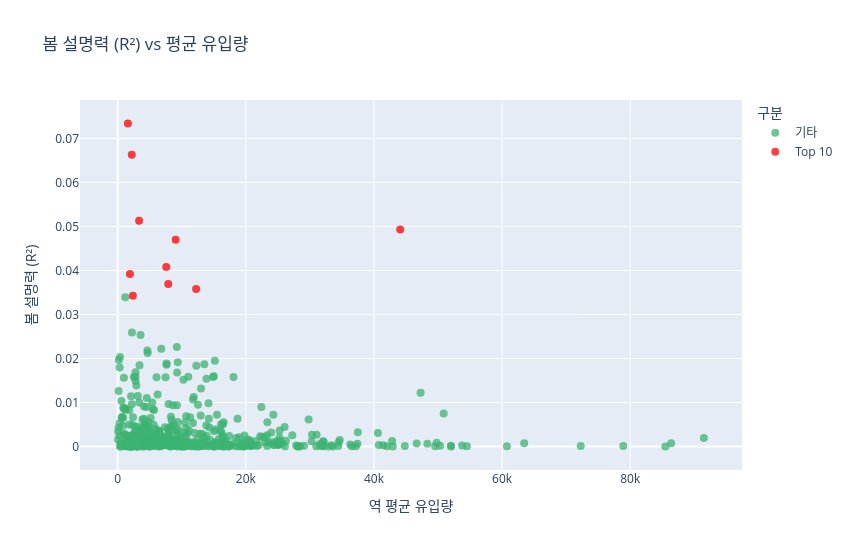
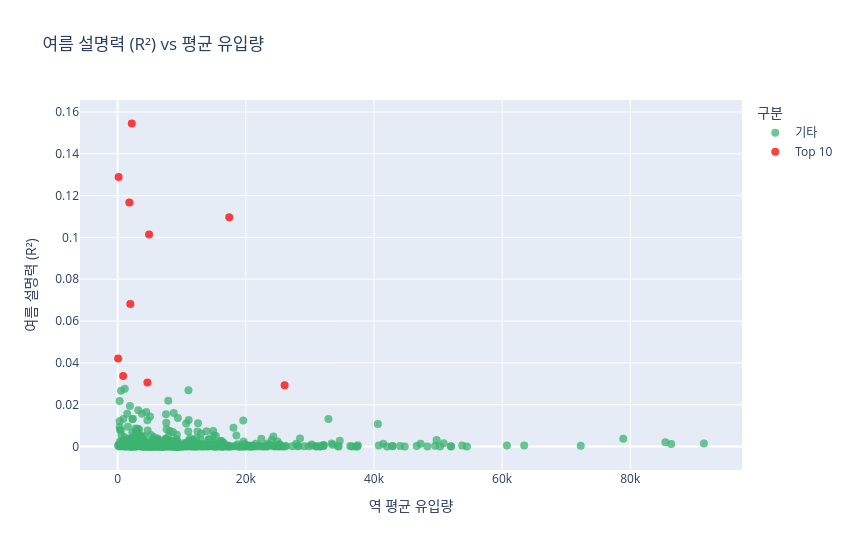
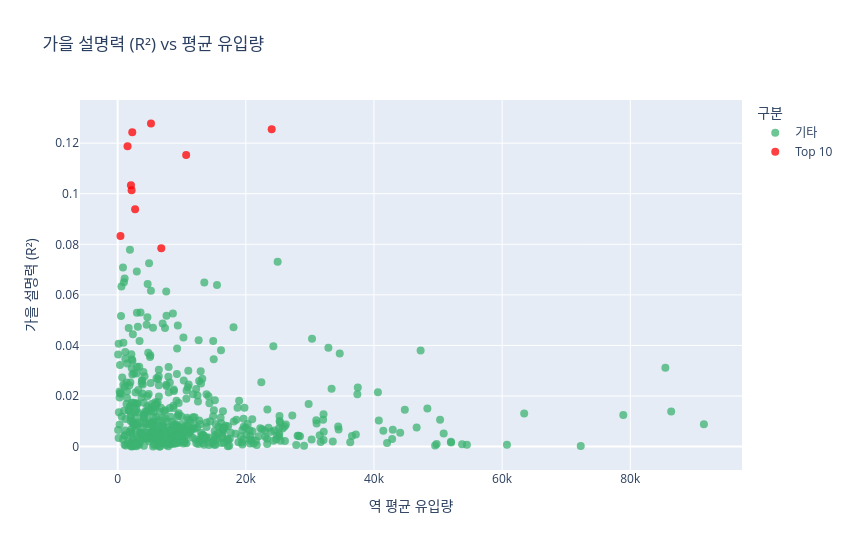
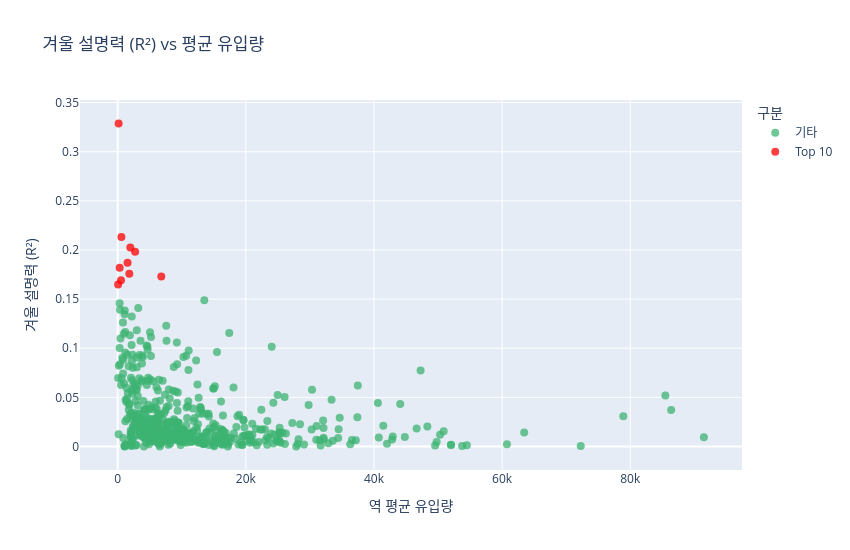

The notebook cell saved with these charts, in order:
### Markdown cell above
## 계절별로 각 역의 인구 유입량에 대한 설명력을 회귀 분석하고 산점도로 시각화

### Code cell
# 계절별로 각 역의 인구 유입량에 대한 설명력을 회귀 분석(R²)으로 계산하고 산점도로 시각화하는 코드

# 계절 리스트
seasons = ['봄', '여름', '가을', '겨울']

# 평균 유입량 (모든 계절 기준)
station_avg = df_filtered.groupby('역명')['인구유입량'].mean()

for season in seasons:
    results = []
    
    # 계절 더미 변수: 해당 계절이면 1, 아니면 0
    df_season = df_filtered.copy()
    df_season['계절더미'] = (df_season['계절'] == season).astype(int)
    
    stations = df_season['역명'].unique()
    
    for station in stations:
        sub = df_season[df_season['역명'] == station]
        
        if len(sub) < 30:
            continue
        
        X = sub[['계절더미']]
        y = sub['인구유입량']
        
        model = LinearRegression().fit(X, y)
        y_pred = model.predict(X)
        r2 = r2_score(y, y_pred)
        
        results.append({
            '역명': station,
            'R2': r2,
            '평균유입량': station_avg[station]
        })
    
    # DataFrame 생성
    r2_df = pd.DataFrame(results)

    # 상위 10개 역: True/False 마커 추가
    r2_df['Top10'] = r2_df['R2'].rank(ascending=False, method='min') <= 10

    # Plotly 산점도 시각화
    fig = px.scatter(
        r2_df,
        x='평균유입량',
        y='R2',
        hover_name='역명',
        color=r2_df['Top10'].map({True: 'Top 10', False: '기타'}),
        color_discrete_map={'Top 10': 'red', '기타': 'mediumseagreen'},
        title=f"{season} 설명력 (R²) vs 평균 유입량",
        labels={'평균유입량': '역 평균 유입량', 'R2': f'{season} 설명력 (R²)', 'color': '구분'},
        opacity=0.75
    )

    fig.update_traces(marker=dict(size=8))
    fig.update_layout(width=850, height=550)
    fig.show()

### Figure 1 — Plotly figure (JSON) as saved in the notebook; plotly's stock layout.template omitted (floating-point values rounded to 4 significant figures; data arrays with more than 128 entries replaced by an {"elided": "..."} marker saying what was removed)
{"data": [{"hovertemplate": "<b>%{hovertext}</b><br><br>구분=기타<br>역 평균 유입량=%{x}<br>봄 설명력 (R²)=%{y}<extra></extra>", "hovertext": {"elided": "511 str values"}, "legendgroup": "기타", "marker": {"color": "mediumseagreen", "opacity": 0.75, "size": 8, "symbol": "circle"}, "mode": "markers", "name": "기타", "orientation": "v", "showlegend": true, "type": "scatter", "x": {"elided": "511 float values"}, "xaxis": "x", "y": {"elided": "511 float values"}, "yaxis": "y"}, {"hovertemplate": "<b>%{hovertext}</b><br><br>구분=Top 10<br>역 평균 유입량=%{x}<br>봄 설명력 (R²)=%{y}<extra></extra>", "hovertext": ["가평", "노원", "두정", "서울숲", "수리산", "신창(순천향대)", "쌍용(나사렛대)", "응봉", "화서", "서울대벤처타운"], "legendgroup": "Top 10", "marker": {"color": "red", "opacity": 0.75, "size": 8, "symbol": "circle"}, "mode": "markers", "name": "Top 10", "orientation": "v", "showlegend": true, "type": "scatter", "x": [2204.0, 44090.0, 7579.0, 12250.0, 3348.0, 1915.0, 2369.0, 1596.0, 9053.0, 7896.0], "xaxis": "x", "y": [0.06626, 0.04932, 0.0408, 0.03577, 0.05128, 0.0392, 0.03426, 0.07339, 0.04695, 0.03694], "yaxis": "y"}], "layout": {"height": 550, "legend": {"title": {"text": "구분"}, "tracegroupgap": 0}, "title": {"text": "봄 설명력 (R²) vs 평균 유입량"}, "width": 850, "xaxis": {"anchor": "y", "domain": [0, 1], "title": {"text": "역 평균 유입량"}}, "yaxis": {"anchor": "x", "domain": [0, 1], "title": {"text": "봄 설명력 (R²)"}}}}

### Figure 2 — Plotly figure (JSON) as saved in the notebook; plotly's stock layout.template omitted (floating-point values rounded to 4 significant figures; data arrays with more than 128 entries replaced by an {"elided": "..."} marker saying what was removed)
{"data": [{"hovertemplate": "<b>%{hovertext}</b><br><br>구분=기타<br>역 평균 유입량=%{x}<br>여름 설명력 (R²)=%{y}<extra></extra>", "hovertext": {"elided": "511 str values"}, "legendgroup": "기타", "marker": {"color": "mediumseagreen", "opacity": 0.75, "size": 8, "symbol": "circle"}, "mode": "markers", "name": "기타", "orientation": "v", "showlegend": true, "type": "scatter", "x": {"elided": "511 float values"}, "xaxis": "x", "y": {"elided": "511 float values"}, "yaxis": "y"}, {"hovertemplate": "<b>%{hovertext}</b><br><br>구분=Top 10<br>역 평균 유입량=%{x}<br>여름 설명력 (R²)=%{y}<extra></extra>", "hovertext": ["가평", "김포공항", "대성리", "백양리", "양수", "인천공항2터미널", "종합운동장", "지평", "청평", "암사역사공원"], "legendgroup": "Top 10", "marker": {"color": "red", "opacity": 0.75, "size": 8, "symbol": "circle"}, "mode": "markers", "name": "Top 10", "orientation": "v", "showlegend": true, "type": "scatter", "x": [2204.0, 26050.0, 853.1, 148.7, 1976.0, 4646.0, 17410.0, 70.11, 1816.0, 4899.0], "xaxis": "x", "y": [0.1545, 0.02928, 0.03375, 0.129, 0.06815, 0.03056, 0.1097, 0.04214, 0.1168, 0.1014], "yaxis": "y"}], "layout": {"height": 550, "legend": {"title": {"text": "구분"}, "tracegroupgap": 0}, "title": {"text": "여름 설명력 (R²) vs 평균 유입량"}, "width": 850, "xaxis": {"anchor": "y", "domain": [0, 1], "title": {"text": "역 평균 유입량"}}, "yaxis": {"anchor": "x", "domain": [0, 1], "title": {"text": "여름 설명력 (R²)"}}}}

### Figure 3 — Plotly figure (JSON) as saved in the notebook; plotly's stock layout.template omitted (floating-point values rounded to 4 significant figures; data arrays with more than 128 entries replaced by an {"elided": "..."} marker saying what was removed)
{"data": [{"hovertemplate": "<b>%{hovertext}</b><br><br>구분=기타<br>역 평균 유입량=%{x}<br>가을 설명력 (R²)=%{y}<extra></extra>", "hovertext": {"elided": "511 str values"}, "legendgroup": "기타", "marker": {"color": "mediumseagreen", "opacity": 0.75, "size": 8, "symbol": "circle"}, "mode": "markers", "name": "기타", "orientation": "v", "showlegend": true, "type": "scatter", "x": {"elided": "511 float values"}, "xaxis": "x", "y": {"elided": "511 float values"}, "yaxis": "y"}, {"hovertemplate": "<b>%{hovertext}</b><br><br>구분=Top 10<br>역 평균 유입량=%{x}<br>가을 설명력 (R²)=%{y}<extra></extra>", "hovertext": ["경복궁(정부서울청사)", "곤지암", "김유정", "동대입구", "부발", "서빙고", "소래포구", "여주", "천안", "춘천"], "legendgroup": "Top 10", "marker": {"color": "red", "opacity": 0.75, "size": 8, "symbol": "circle"}, "mode": "markers", "name": "Top 10", "orientation": "v", "showlegend": true, "type": "scatter", "x": [24040.0, 2277.0, 437.6, 10690.0, 2176.0, 2076.0, 5200.0, 2724.0, 6807.0, 1540.0], "xaxis": "x", "y": [0.1255, 0.1243, 0.08328, 0.1153, 0.1013, 0.1033, 0.1278, 0.09386, 0.07842, 0.1188], "yaxis": "y"}], "layout": {"height": 550, "legend": {"title": {"text": "구분"}, "tracegroupgap": 0}, "title": {"text": "가을 설명력 (R²) vs 평균 유입량"}, "width": 850, "xaxis": {"anchor": "y", "domain": [0, 1], "title": {"text": "역 평균 유입량"}}, "yaxis": {"anchor": "x", "domain": [0, 1], "title": {"text": "가을 설명력 (R²)"}}}}

### Figure 4 — Plotly figure (JSON) as saved in the notebook; plotly's stock layout.template omitted (floating-point values rounded to 4 significant figures; data arrays with more than 128 entries replaced by an {"elided": "..."} marker saying what was removed)
{"data": [{"hovertemplate": "<b>%{hovertext}</b><br><br>구분=기타<br>역 평균 유입량=%{x}<br>겨울 설명력 (R²)=%{y}<extra></extra>", "hovertext": {"elided": "511 str values"}, "legendgroup": "기타", "marker": {"color": "mediumseagreen", "opacity": 0.75, "size": 8, "symbol": "circle"}, "mode": "markers", "name": "기타", "orientation": "v", "showlegend": true, "type": "scatter", "x": {"elided": "511 float values"}, "xaxis": "x", "y": {"elided": "511 float values"}, "yaxis": "y"}, {"hovertemplate": "<b>%{hovertext}</b><br><br>구분=Top 10<br>역 평균 유입량=%{x}<br>겨울 설명력 (R²)=%{y}<extra></extra>", "hovertext": ["강촌", "백양리", "상천", "아신", "양수", "여주", "지평", "천안", "청평", "춘천"], "legendgroup": "Top 10", "marker": {"color": "red", "opacity": 0.75, "size": 8, "symbol": "circle"}, "mode": "markers", "name": "Top 10", "orientation": "v", "showlegend": true, "type": "scatter", "x": [520.9, 148.7, 311.4, 584.2, 1976.0, 2724.0, 70.11, 6807.0, 1816.0, 1540.0], "xaxis": "x", "y": [0.1693, 0.3287, 0.1819, 0.2132, 0.2024, 0.1982, 0.165, 0.1731, 0.1757, 0.1869], "yaxis": "y"}], "layout": {"height": 550, "legend": {"title": {"text": "구분"}, "tracegroupgap": 0}, "title": {"text": "겨울 설명력 (R²) vs 평균 유입량"}, "width": 850, "xaxis": {"anchor": "y", "domain": [0, 1], "title": {"text": "역 평균 유입량"}}, "yaxis": {"anchor": "x", "domain": [0, 1], "title": {"text": "겨울 설명력 (R²)"}}}}
